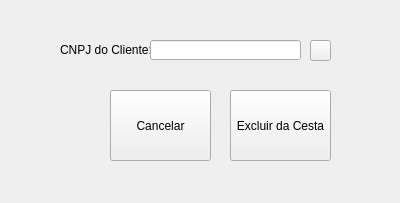
<?xml version="1.0" encoding="UTF-8"?>
<ui version="4.0">
 <class>exclusao_cliente</class>
 <widget class="QWidget" name="exclusao_cliente">
  <property name="geometry">
   <rect>
    <x>0</x>
    <y>0</y>
    <width>400</width>
    <height>203</height>
   </rect>
  </property>
  <property name="windowTitle">
   <string>Form</string>
  </property>
  <widget class="QLabel" name="CNPJ_Fornecedor">
   <property name="geometry">
    <rect>
     <x>60</x>
     <y>40</y>
     <width>91</width>
     <height>20</height>
    </rect>
   </property>
   <property name="text">
    <string>CNPJ do Cliente:</string>
   </property>
  </widget>
  <widget class="QLineEdit" name="search_client">
   <property name="geometry">
    <rect>
     <x>150</x>
     <y>40</y>
     <width>151</width>
     <height>20</height>
    </rect>
   </property>
  </widget>
  <widget class="QPushButton" name="search_button">
   <property name="geometry">
    <rect>
     <x>310</x>
     <y>40</y>
     <width>21</width>
     <height>21</height>
    </rect>
   </property>
   <property name="text">
    <string/>
   </property>
   <property name="icon">
    <iconset>
     <normaloff>pesquisar.png</normaloff>pesquisar.png</iconset>
   </property>
  </widget>
  <widget class="QPushButton" name="excluircesta_button">
   <property name="geometry">
    <rect>
     <x>230</x>
     <y>90</y>
     <width>101</width>
     <height>71</height>
    </rect>
   </property>
   <property name="styleSheet">
    <string notr="true">image: url(:cliente/logo_cliente/cliente.png)</string>
   </property>
   <property name="text">
    <string>Excluir da Cesta</string>
   </property>
   <property name="icon">
    <iconset>
     <normaloff>:/logo_excluir/excluir.png</normaloff>:/logo_excluir/excluir.png</iconset>
   </property>
  </widget>
  <widget class="QPushButton" name="cancelar_button">
   <property name="geometry">
    <rect>
     <x>110</x>
     <y>90</y>
     <width>101</width>
     <height>71</height>
    </rect>
   </property>
   <property name="styleSheet">
    <string notr="true">image: url(:cliente/logo_cliente/cliente.png)</string>
   </property>
   <property name="text">
    <string>Cancelar</string>
   </property>
   <property name="icon">
    <iconset>
     <normaloff>:/logo_excluir/excluir.png</normaloff>:/logo_excluir/excluir.png</iconset>
   </property>
  </widget>
 </widget>
 <resources/>
 <connections/>
</ui>
